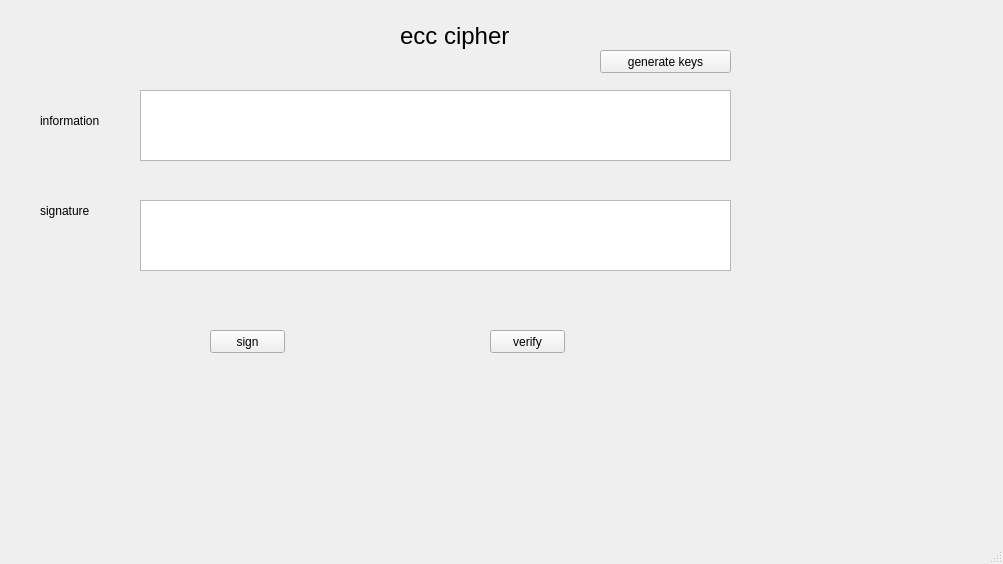
<?xml version="1.0" encoding="UTF-8"?>
<ui version="4.0">
 <class>MainWindow</class>
 <widget class="QMainWindow" name="MainWindow">
  <property name="geometry">
   <rect>
    <x>0</x>
    <y>0</y>
    <width>1003</width>
    <height>564</height>
   </rect>
  </property>
  <property name="windowTitle">
   <string>MainWindow</string>
  </property>
  <widget class="QWidget" name="centralwidget">
   <widget class="QLabel" name="label">
    <property name="geometry">
     <rect>
      <x>400</x>
      <y>20</y>
      <width>131</width>
      <height>31</height>
     </rect>
    </property>
    <property name="font">
     <font>
      <pointsize>18</pointsize>
     </font>
    </property>
    <property name="text">
     <string>ecc cipher</string>
    </property>
   </widget>
   <widget class="QLabel" name="label_2">
    <property name="geometry">
     <rect>
      <x>40</x>
      <y>110</y>
      <width>71</width>
      <height>21</height>
     </rect>
    </property>
    <property name="text">
     <string>information</string>
    </property>
   </widget>
   <widget class="QPlainTextEdit" name="txtplaintext">
    <property name="geometry">
     <rect>
      <x>140</x>
      <y>90</y>
      <width>591</width>
      <height>71</height>
     </rect>
    </property>
   </widget>
   <widget class="QLabel" name="label_3">
    <property name="geometry">
     <rect>
      <x>40</x>
      <y>200</y>
      <width>71</width>
      <height>21</height>
     </rect>
    </property>
    <property name="text">
     <string>signature</string>
    </property>
   </widget>
   <widget class="QPlainTextEdit" name="txtcptext">
    <property name="geometry">
     <rect>
      <x>140</x>
      <y>200</y>
      <width>591</width>
      <height>71</height>
     </rect>
    </property>
   </widget>
   <widget class="QPushButton" name="btngenerate">
    <property name="geometry">
     <rect>
      <x>600</x>
      <y>50</y>
      <width>131</width>
      <height>23</height>
     </rect>
    </property>
    <property name="text">
     <string>generate keys</string>
    </property>
   </widget>
   <widget class="QPushButton" name="btnsign">
    <property name="geometry">
     <rect>
      <x>210</x>
      <y>330</y>
      <width>75</width>
      <height>23</height>
     </rect>
    </property>
    <property name="text">
     <string>sign</string>
    </property>
   </widget>
   <widget class="QPushButton" name="btnverify">
    <property name="geometry">
     <rect>
      <x>490</x>
      <y>330</y>
      <width>75</width>
      <height>23</height>
     </rect>
    </property>
    <property name="text">
     <string>verify</string>
    </property>
   </widget>
  </widget>
  <widget class="QMenuBar" name="menubar">
   <property name="geometry">
    <rect>
     <x>0</x>
     <y>0</y>
     <width>1003</width>
     <height>21</height>
    </rect>
   </property>
  </widget>
  <widget class="QStatusBar" name="statusbar"/>
 </widget>
 <resources/>
 <connections/>
</ui>
